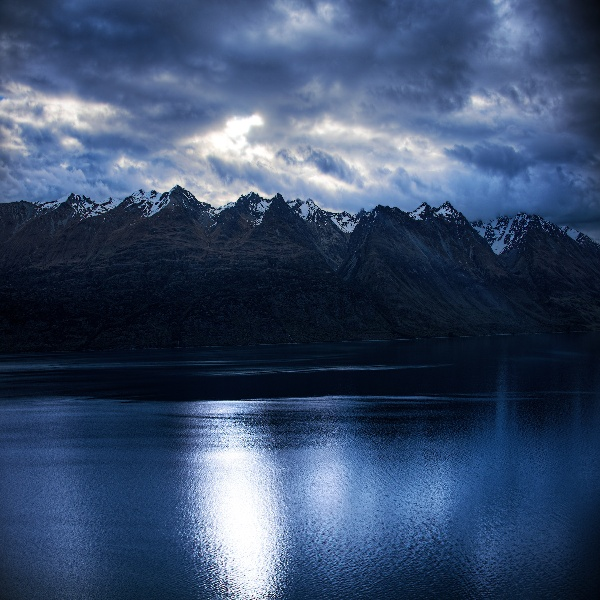
#> input picture histogram/testimage.jpg, 600 x 600 px
$ python hist1.py --image ../../histogram/testimage.jpg
#> lines starting #> are read from the running program, lines starting #| are printed output that depends on the picture
import argparse
import numpy as np
import cv2
import matplotlib.pyplot as plt

ap = argparse.ArgumentParser()
ap.add_argument("-i", "--image", required=True, help="Path to image")
args = vars(ap.parse_args())
print(args)
# command line argument
image = cv2.imread(args['image'])
#> image is the input picture: shape (600, 600, 3); mean B, G, R 106.6, 76.1, 57.2
image = cv2.cvtColor(image, cv2.COLOR_BGR2GRAY)
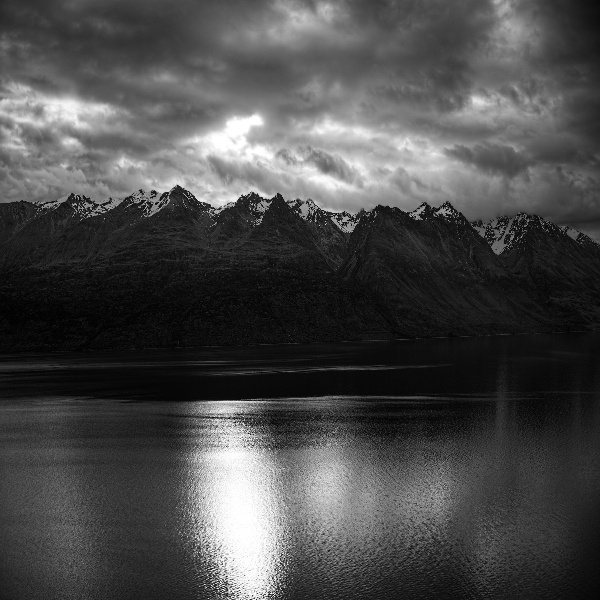
#> image: shape (600, 600); min 1, max 255, mean 73.9
data = cv2.calcHist([image], [0], None, [256], [0, 255])
#> data = 256 values, max 6325 at index 10, min 0 at index 0, mean 1402.9

plt.figure()
plt.title("Histgram of Gray Scale")
plt.xlabel("Bins")
plt.ylabel("# Number of pixels")
plt.xlim([0, 256])
plt.plot(data)
plt.show()
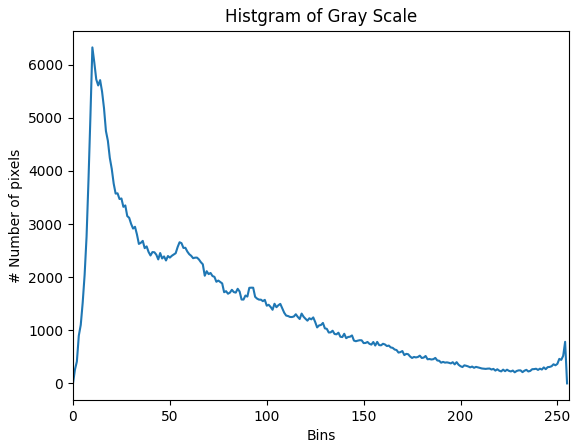
#> figure drawn by matplotlib, 1 panel; curve peaks at x = 10, y = 6325
